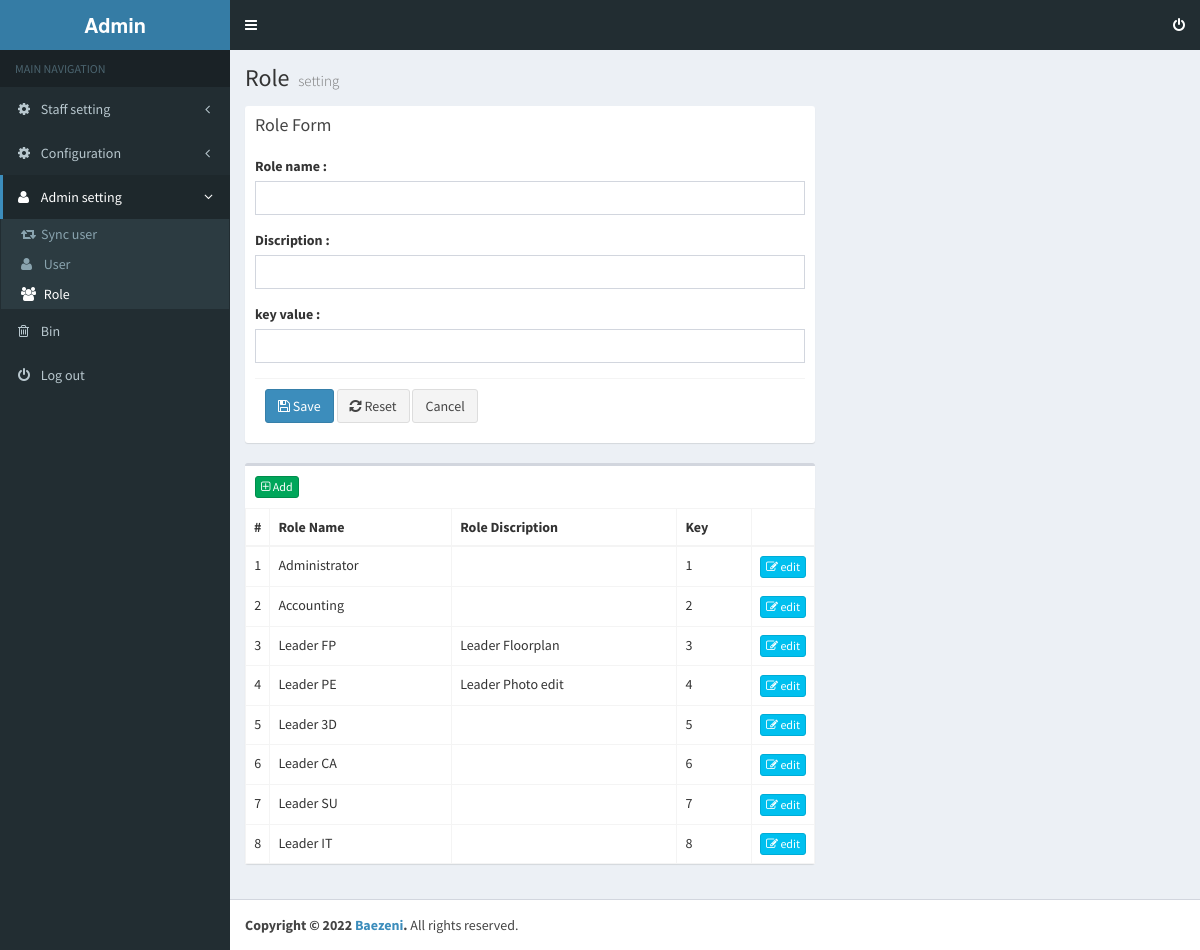
Screenshot of /setting/role.php with the database file from the repository.
### tables this page shows
CREATE TABLE IF NOT EXISTS `t_role` (
  `role_id` varchar(20) NOT NULL,
  `role_name` varchar(100) NOT NULL,
  `role_discription` text NOT NULL,
  `role_key` int(1) NOT NULL,
  `create_uid` varchar(20) NOT NULL,
  `create_date` datetime NOT NULL,
  `update_uid` varchar(20) NOT NULL,
  `update_date` datetime NOT NULL,
  PRIMARY KEY (`role_id`)
);

### setting/role.php (the view, shortened to what this page needs)
<?php
include_once('../libs/connect/connect.php');
?>
<!DOCTYPE html>
<html>
    <head>
        <link href="../libs/bootstrap/css/bootstrap.min.css" rel="stylesheet" type="text/css" />
        <link href="../libs/font-awesome/css/font-awesome.min.css" rel="stylesheet" type="text/css"/>
        <link href="https://code.ionicframework.com/ionicons/2.0.1/css/ionicons.min.css" rel="stylesheet" type="text/css" />
        <link href="../libs/dist/css/AdminLTE.min.css" rel="stylesheet" type="text/css" />
        <link href="../libs/dist/css/skins/_all-skins.min.css" rel="stylesheet" type="text/css" />
        <link href="../libs/plugins/datatables/dataTables.bootstrap.css" rel="stylesheet" type="text/css" />
        <link href="css/custom.css" rel="stylesheet" type="text/css"/>
    </head>
    <body class="skin-blue sidebar-mini fixed">
        <div class="wrapper">
            <?php include '../libs/dist/php/header.php'; ?>
            <?php include '../libs/dist/php/menu.php'; ?>
            <div class="content-wrapper">
                <section class="content-header">
                    <h1>
                        Role
                        <small>setting</small>
                    </h1>
                </section>
                <section class="content">
                    <div class="row">
                        <div class="col-md-5" style="min-width: 600px">
                            <div class="box box-solid  box-form" >
                                <div class="box-header">
                                    <h3 class="box-title">Role Form</h3>
                                </div>
                                <div class="box-body">
                                    <form role="form" name="frm" id="frm"   method="post" enctype="multipart/form-data" >
                                        <div class="form-group">
                                            <label>Role name :</label>
                                            <input type="text" class="form-control " name="role_name" id="role_name"/>
                                        </div>
                                        <div class="form-group">
                                            <label>Discription :</label>
                                            <input type="text" class="form-control " name="role_discription" id="role_discription"/>
                                        </div>
                                        <div class="form-group ">
                                            <label>key value :</label>
                                            <input type="text" class="form-control" name="roleKey" id="roleKey" value="" />
                                        </div>
                                        <div class="box-footer">
                                            <button type="button" data-page="role" class="btn btn-primary btn-insert">
                                                <i class="fa fa-save"></i>
                                                Save
                                            </button>
                                            <button type="reset" class="btn btn-default">
                                                <i class="fa fa-refresh"></i>
                                                Reset
                                            </button>
                                            <button type="button"  class="btn btn-default cancel">
                                                Cancel
                                            </button>
                                        </div>
                                    </form>
                                </div>
                            </div>
                        </div>
                    </div>
                    <div class="row">
                        <div id="col-detail" class="col-md-5" style="min-width: 600px">
                            <div class="box box-default">
                                <div class="box-header">
                                    <h3 class="box-title">
                                        <span class="btn btn-xs btn-success add-proj">
                                            <i class="fa fa-plus-square-o"></i>  Add
                                        </span>
                                    </h3>
                                </div>
                                <div class="box-body no-padding">
                                    <table  class="table table-bordered table-hover">
                                        <thead>
                                            <tr>
                                                <th style="width: 10px" class="nosort">#</th>
                                                <th>Role Name</th>
                                                <th>Role Discription</th>
                                                <th>Key</th>
                                                <th style="width:40px" class="nosort"></th>
                                            </tr>
                                        </thead>
                                        <tbody>
                                            <?php
                                            $sql = "SELECT @rownum := @rownum + 1 AS rownum,"
                                                    . "role_id as id,role_name,role_discription,role_key"
                                                    . " FROM bz_timestamp.t_role"
                                                    . " ,(SELECT @rownum := 0) r"
                                                    . " WHERE 1"
                                                    . " ORDER BY role_key ASC";
                                            $result = $mysqli->query($sql);
                                            while ($row = $result->fetch_assoc()) {
                                                ?>
                                                <tr>
                                                    <td class="text-center"><?php echo $row['rownum'] ?></td>
                                                    <td><?php echo $row['role_name'] ?></td>
                                                    <td><?php echo $row['role_discription'] ?></td>
                                                    <td><?php echo $row['role_key'] ?></td>
                                                    <td class="text-center">
                                                        <a class="btn btn-xs btn-info btn-edit" href="#" data-page="role" data-id="<?php echo $row['id']; ?>">
                                                            <i class="fa fa-edit"></i> edit
                                                        </a>
                                                    </td>
                                                </tr>
                                            <?php } ?>
                                        </tbody>
                                    </table>
                                </div>
                            </div>
                        </div>
                    </div>
                </section>
            </div>
            <?php include '../libs/dist/php/footer.php'; ?>
        </div>
    </body>
</html>

### rows the page displays
t_role: rownum "1", role_name "Administrator", role_key "1"
t_role: rownum "2", role_name "Accounting", role_key "2"
t_role: rownum "3", role_name "Leader FP", role_discription "Leader Floorplan", role_key "3"
t_role: rownum "4", role_name "Leader PE", role_discription "Leader Photo edit", role_key "4"
t_role: rownum "5", role_name "Leader 3D", role_key "5"
t_role: rownum "6", role_name "Leader CA", role_key "6"
t_role: rownum "7", role_name "Leader SU", role_key "7"
t_role: rownum "8", role_name "Leader IT", role_key "8"
